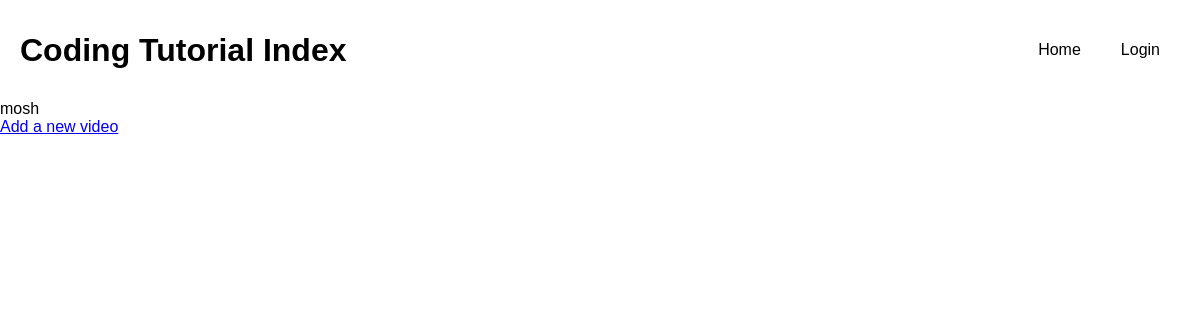
/category/mosh, run on an earlier commit of the app's database.
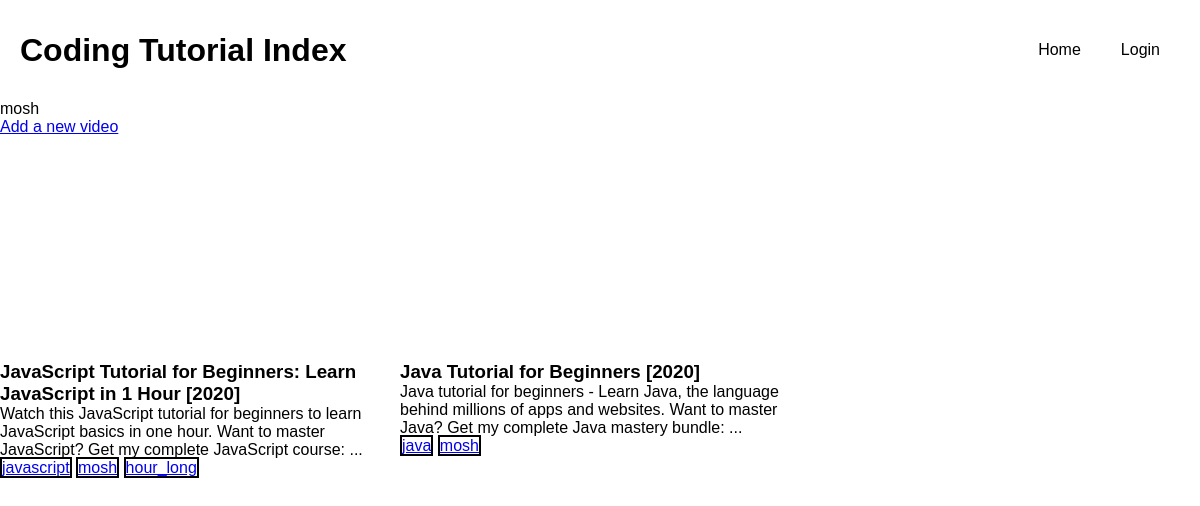
And on a later commit of the database.
### tutorial_index/models.py (models this page shows, shortened)
class Category(models.Model):
  name = models.CharField(max_length=50)

class Tutorial(models.Model):
  title = models.CharField(max_length=500)
  description = models.CharField(max_length=500)
  video_id = models.CharField(max_length=200)
  category = models.ManyToManyField(Category, blank=True)
  likes = models.ManyToManyField(User, blank=True, related_name="liked_tutorials")
  dislikes = models.ManyToManyField(User, blank=True, related_name="disliked_tutorials")
  comments = models.ManyToManyField(Comment, blank=True)

### tutorial_index/views.py (the view)
# urls.py: path('category/<str:category>', views.category, name='category'),
def category(request, category):
  return render(request, "tutorial_index/category.html", {
      "tutorials": Tutorial.objects.filter(category=Category.objects.get(name=category)),
      "category": category
  })

### tutorial_index/templates/tutorial_index/category.html
{%extends 'tutorial_index/index.html' %}
{%block category%}{{category}}{%endblock%}

### tutorial_index/templates/tutorial_index/index.html (shortened to what this page needs)
{%extends 'tutorial_index/layout.html'%} {%block title%}Home{%endblock%} {%block body%}
{%block category%}{%endblock%}
<div class="add-video"><a href="{%url 'add-video'%}">Add a new video</a></div>
<main class="tutorials">
  {%for tutorial in tutorials%}
  <div class="tutorial_container">
    <div onclick="showTutorial({{tutorial.id}}, '{{request.user.username}}')">
      <div class="img-wrapper">
      </div>
      <h3>{{tutorial.title}}</h3>
      <p>{{tutorial.description}}</p>
    </div>
    <div>
      {%for category in tutorial.category.all%}
      <a href="{%url 'category' category.name%}" class="category">{{category.name}}</a>
      {%endfor%}
    </div>
  </div>
  {%endfor%}
</main>
{%endblock%}

What changed in the data, as far as the page shows it:
added Tutorial: title "JavaScript Tutorial for Beginners: Learn JavaScript in 1 Hour [2020]", description "Watch this JavaScript tutorial for beginners to learn JavaScript basics in one hour. Want to master JavaScript? Get my complete JavaScript course: ...", Category (name "mosh")
now on this page (row unchanged): Category: name "javascript", shown under "JavaScript Tutorial for Beginners: Learn JavaScript in 1 Hour [2020]"
added Category: name "hour_long", shown under "JavaScript Tutorial for Beginners: Learn JavaScript in 1 Hour [2020]"
now on this page (row unchanged): Tutorial: title "Java Tutorial for Beginners [2020]", description "Java tutorial for beginners - Learn Java, the language behind millions of apps and websites. Want to master Java? Get my complete Java mastery bundle: ...", Category (name "mosh")
now on this page (row unchanged): Category: name "java", shown under "Java Tutorial for Beginners [2020]"
